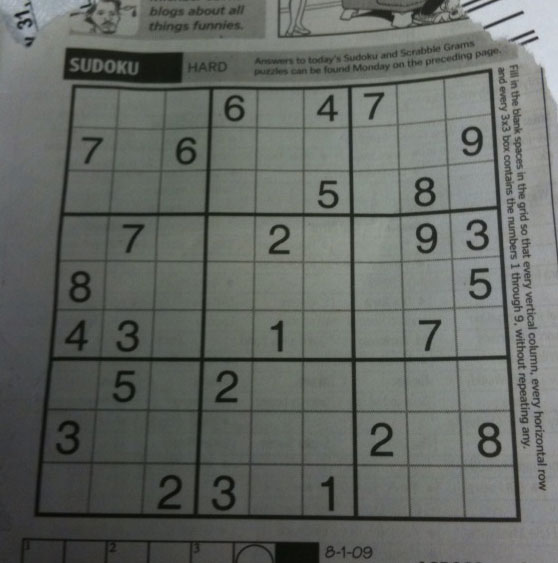
#> input picture sudoku.png, 558 x 563 px
$ python threshold-opencv-gui.py
#> lines starting #> are read from the running program, lines starting #| are printed output that depends on the picture; after the words box and inside, x2 and y2 are one past the last pixel; in counts of white or black regions, pixels touching at a corner belong together
import numpy as np
import cv2 as cv

def trackbar_handler(x):
    pass

image = cv.imread("sudoku.png", cv.IMREAD_GRAYSCALE)
#> image: shape (563, 558); min 7, max 218, mean 101.8
H, W = image.shape
#> H = 563; W = 558

scale = 320 / W
#> scale = 0.573

cv.namedWindow('image')

# create trackbars for color change
cv.createTrackbar('threshold', 'image', 0, 255, trackbar_handler)
#> slider 'threshold' is set to 85

while cv.getWindowProperty('image', cv.WND_PROP_VISIBLE):
    image_scaled = cv.resize(image, dsize=(0, 0), fx=scale, fy=scale)

    th = cv.getTrackbarPos('threshold', 'image')
    _, image_scaled_thres = cv.threshold(image_scaled, th, maxval=255, type=cv.THRESH_BINARY)
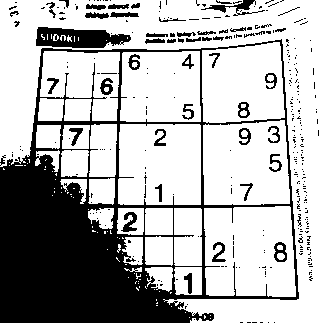
#> image_scaled_thres: shape (323, 320); 70.2% white; 320 black regions (270 under 20 px), largest, box (x1, y1, x2, y2) and area: (0, 39, 299, 323) 25097, (36, 27, 131, 48) 1379, (201, 0, 265, 16) 281

    cv.imshow('image', np.concatenate((image_scaled, image_scaled_thres), axis=1))
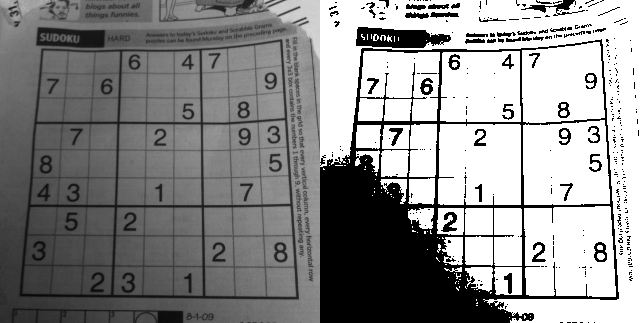
#> window 'image': shape (323, 640); min 0, max 255, mean 140.3

    k = cv.waitKey(100) & 0xFF
#> (key Esc is pressed here)
    if k == 27:
        break


cv.destroyAllWindows()

$ run again, with noisy2.png copied over sudoku.png
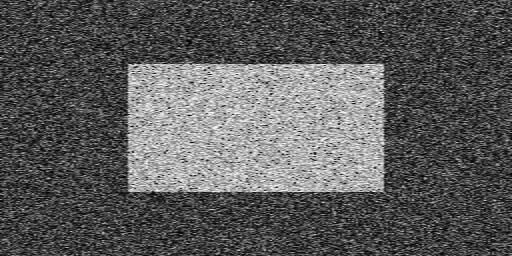
#> input picture noisy2.png, 512 x 256 px
#> image is the input picture: shape (256, 512); min 0, max 254, mean 91
#> `_, image_scaled_thres = cv.threshold(image_scaled, th, maxval=255, typ..`:
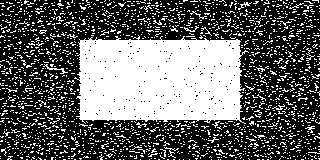
#> image_scaled_thres: shape (160, 320); 38.7% white; 2049 white regions (2035 under 20 px), largest, box (x1, y1, x2, y2) and area: (74, 35, 249, 124) 12861, (43, 64, 68, 74) 52, (164, 147, 179, 158) 37
#> `cv.imshow('image', np.concatenate((image_scaled, image_scaled_thres), ..`:
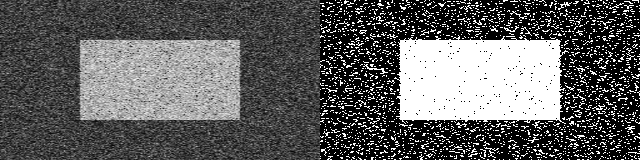
#> window 'image': shape (160, 640); min 0, max 255, mean 94.8
